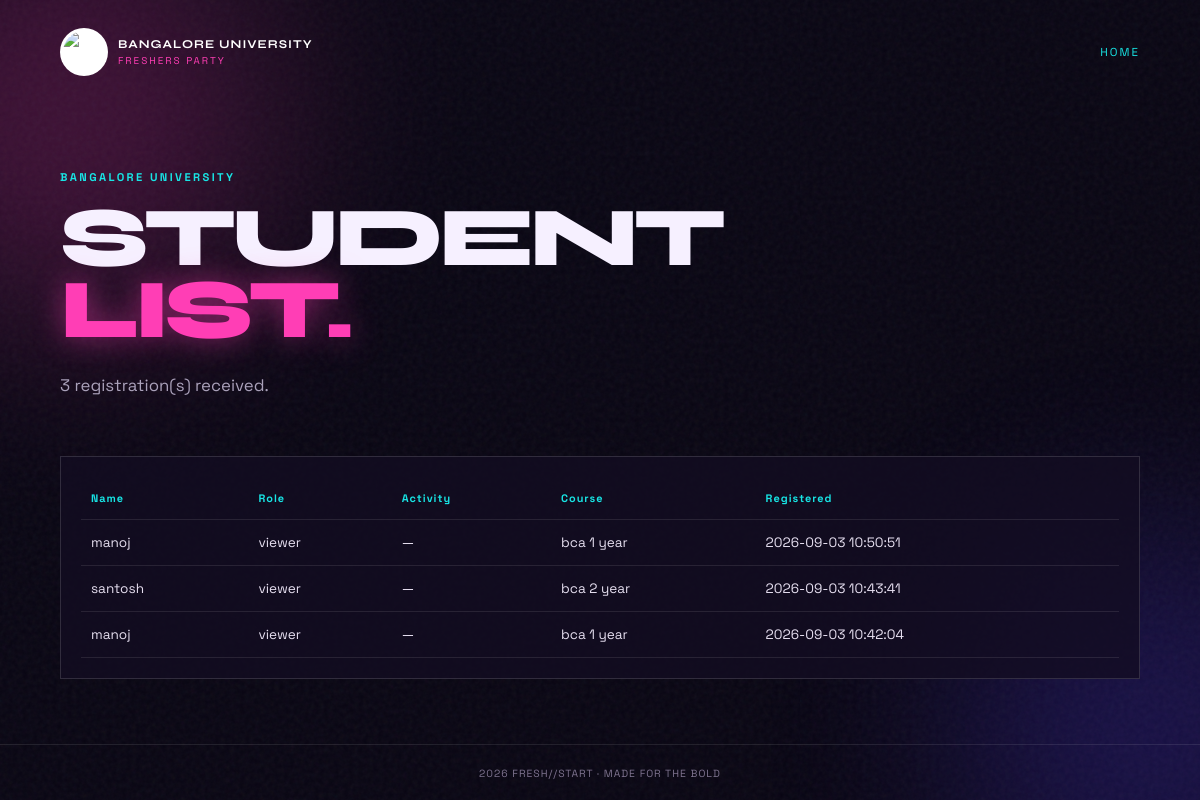
The page /registrations on the database its author committed.
### tables this page shows
CREATE TABLE participants (
                id INTEGER PRIMARY KEY AUTOINCREMENT,
                name TEXT NOT NULL,
                email TEXT NOT NULL,
                course TEXT NOT NULL,
                phone TEXT,
                created_at TIMESTAMP DEFAULT CURRENT_TIMESTAMP
            , role TEXT DEFAULT 'viewer', activity TEXT);

### app.py (the view)
@app.route("/registrations")
def registrations():
    with get_db() as conn:
        students = conn.execute("SELECT name, email, course, phone, created_at FROM participants ORDER BY id DESC").fetchall()
    return render_template("registrations.html", students=students)

### app.py (called while the page is built)
def get_db():
    conn = sqlite3.connect(DB_PATH)
    conn.row_factory = sqlite3.Row
    return conn

### templates/registrations.html (shortened to what this page needs)
{% extends "base.html" %}
{% block content %}
<section class="page-head"><p class="eyebrow">BANGALORE UNIVERSITY</p><h1>STUDENT<br><em>LIST.</em></h1><p>{{ students|length }} registration(s) received.</p></section>
<section class="registrations">
  {% if students %}<table><thead><tr><th>Name</th><th>Role</th><th>Activity</th><th>Course</th><th>Registered</th></tr></thead><tbody>{% for student in students %}<tr><td>{{ student.name }}</td><td>{{ student.role or 'viewer' }}</td><td>{{ student.activity or '—' }}</td><td>{{ student.course }}</td><td>{{ student.created_at }}</td></tr>{% endfor %}</tbody></table>{% else %}<p>No registrations yet.</p>{% endif %}
</section>
{% endblock %}

### templates/base.html (shortened to what this page needs)
<!doctype html>
<html lang="en">
<head>
  <link rel="stylesheet" href="{{ url_for('static', filename='style.css') }}">
  <link rel="stylesheet" href="{{ url_for('static', filename='extra.css') }}">
  <link rel="stylesheet" href="{{ url_for('static', filename='registrations.css') }}">
</head>
<body>
  <div class="noise"></div><div class="orb orb-one"></div><div class="orb orb-two"></div>
  <nav><a class="brand" href="{{ url_for('index') }}"><img src="https://upload.wikimedia.org/wikipedia/en/3/34/Bangalore_University_logo.png?utm_source=en.wikipedia.org&utm_campaign=index&utm_content=original" alt="Bangalore University logo"><span>BANGALORE UNIVERSITY<small>FRESHERS PARTY</small></span></a><a class="nav-link" href="{{ url_for('index') }}">HOME</a></nav>
  <main>{% block content %}{% endblock %}</main>
  <footer>2026 FRESH//START · MADE FOR THE BOLD</footer>
</body>
</html>

### static/style.css (style rules this page uses)
:root { --bg:#090613;--pink:#ff3eb5;--cyan:#18e5e5;--text:#f6f0ff;--muted:#aaa1ba }
* { box-sizing:border-box }
body { margin:0;min-height:100vh;background:var(--bg);color:var(--text);font-family:'Space Grotesk',sans-serif;overflow-x:hidden }
.noise { position:fixed;inset:0;z-index:-1;opacity:.12;}
.orb { position:fixed;width:35vw;height:35vw;border-radius:50%;filter:blur(100px);opacity:.22;z-index:-1 }
.orb-one { background:var(--pink);top:-12%;left:-12% }
.orb-two { background:#563dff;right:-14%;bottom:-18% }
nav { width:min(1180px,90%);margin:auto;padding:28px 0;display:flex;justify-content:space-between;align-items:center }
.nav-link { color:var(--cyan);font-size:.72rem;letter-spacing:2px;text-decoration:none }
main { width:min(1180px,90%);margin:auto }
.eyebrow { color:var(--cyan);font-size:.7rem;letter-spacing:2.4px;font-weight:700 }
.hero h1,.page-head h1 { font:800 clamp(3.5rem,9vw,8rem)/.86 Syne,sans-serif;letter-spacing:-5px;margin:18px 0 24px }
.hero h1 em,.page-head em { color:var(--pink);font-style:normal;text-shadow:0 0 30px #ff3eb580 }
.intro,.page-head>p:last-child { color:var(--muted);line-height:1.7;max-width:530px;font-size:1.05rem }
.page-head { padding:55px 0 25px }
.page-head h1 { font-size:clamp(3.4rem,7vw,6.5rem) }
footer { border-top:1px solid #ffffff18;padding:22px 5%;text-align:center;color:#7e738f;font-size:.65rem;letter-spacing:1px }

### static/extra.css (style rules this page uses)
.brand { display:flex;align-items:center;gap:10px;color:#fff;text-decoration:none;font:700 .75rem Syne;letter-spacing:1px }
.brand img { width:48px;height:48px;object-fit:contain;background:#fff;border-radius:50%;padding:3px }
.brand small { display:block;color:#ff3eb5;font:.62rem 'Space Grotesk';letter-spacing:2px;margin-top:3px }

### static/registrations.css (style rules this page uses)
.registrations { overflow-x:auto;margin:15px 0 65px;padding:20px;background:#130d22cc;border:1px solid #ffffff22 }
.registrations table { width:100%;border-collapse:collapse;text-align:left;font-size:.85rem }
.registrations th { color:#18e5e5;font-size:.68rem;letter-spacing:1px }
.registrations td,.registrations th { padding:14px 10px;border-bottom:1px solid #ffffff18 }
.registrations td { color:#e6dff0 }

### rows shown on the page
participants: name "manoj", role "viewer", activity "—", course "bca 1 year", created_at "2026-09-03 10:50:51"
participants: name "santosh", role "viewer", activity "—", course "bca 2 year", created_at "2026-09-03 10:43:41"
participants: name "manoj", role "viewer", activity "—", course "bca 1 year", created_at "2026-09-03 10:42:04"

### other values the page prints
{{ students|length }} "3"
